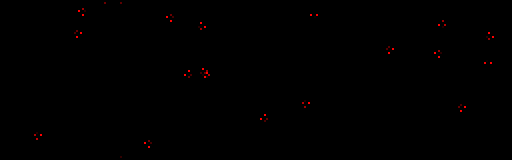
Frame 1 (no input)
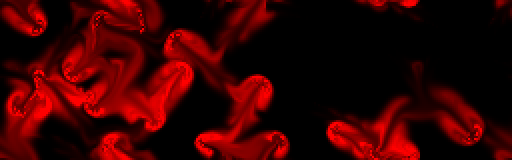
Frame 60 (the mouse pressed at the canvas centre just before this capture)
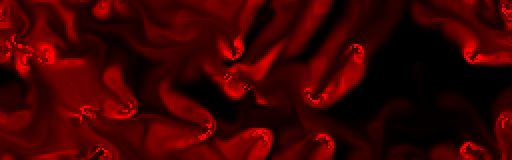
Frame 120 (the mouse held since frame 60 and released just before this capture)

The Processing sketch that drew these frames (run headless with seeded random() and noise(); from frame 60 on, the mouse is pressed at the canvas centre):

// Processing sketch: processing_52238
// ── processing_52238.pde

//////////////////////////////////
// Bus Tops Fluid
//////////////////////////////////
// copyright: Daniel Erickson 2012
float[][] xvels;
float[][] yvels;
float[][] dens;
float SCALE = 0.09;
float DIFFUSE = 0.001;
float MOUSE_MULTIPLIER = 4;
float SPEED = 5;
float DENSITY_SPEED = 20;
int PIXELS = 2;
int WIDTH;
int HEIGHT;

PVector[] ball_pos;
PVector[] ball_vel;
int N = 20;
void setup() {
    //do not change, this is fixed for LED screens.
    size(512, 160);
    //do not change, this is the refresh rate of LEDs.
    frameRate(8);
    
    noStroke();
 
    WIDTH = width/PIXELS;
    HEIGHT = height/PIXELS;
    xvels = new float[WIDTH][HEIGHT];
    yvels = new float[WIDTH][HEIGHT];
    dens = new float[WIDTH][HEIGHT];
    for (int x=0; x<WIDTH; x++) {
        for (int y=0; y<HEIGHT; y++) {
            xvels[x][y] = 0;
            yvels[x][y] = 0;
            dens[x][y] = 0;
        }
    }
    
    ball_pos = new PVector[N];
    ball_vel = new PVector[N];
    for (int i=0; i<N/2; i++) {
        float velx = random(-1, 1);
        float vely = random(-1, 1);
        ball_pos[i] = new PVector(random(WIDTH), random(HEIGHT));
        ball_vel[i] = new PVector(velx, vely);
        ball_vel[i].normalize();
        ball_pos[i+N/2] = new PVector(random(WIDTH), random(HEIGHT));
        ball_vel[i+N/2] = new PVector(-velx, -vely);
        ball_vel[i+N/2].normalize();
    }
}

void draw() {
    background(0); //keep background black (LEDs are brightness based)
    fill(255,0,0);   //LEDs are on the scale of red
    
    /*for(int i=0; i<3; i++) {
      int x = (int)random(WIDTH);
      int y = (int)random(HEIGHT);
      dens[x][y] += 10;
      xvels[x][y] = random(-5, 5);
      yvels[x][y] = random(-5, 5);
    }*/
    for (int i=0; i<N; i++) {
        PVector ball = ball_pos[i];
        PVector vel = ball_vel[i];
        ball.add(vel);
        if (ball.x < 0) {
            ball.x += WIDTH;
        }
        if (ball.x >= WIDTH) {
            ball.x -= WIDTH;
        }
        if (ball.y < 0) {
            ball.y += HEIGHT;
        }
        if (ball.y >= HEIGHT) {
            ball.y -= HEIGHT;
        }
        dens[(int)ball.x][(int)ball.y] = 3;
        xvels[(int)ball.x][(int)ball.y] = vel.x*3;
        yvels[(int)ball.x][(int)ball.y] = vel.y*3;
    }
    
    update(0.3);
    
    for (int x=0; x<WIDTH; x++) {
        for (int y=0; y<HEIGHT; y++) {
            fill(255.0*dens[x][y], 0, 0);
            rect(x*PIXELS, y*PIXELS, (x+1)*PIXELS, (y+1)*PIXELS);
        }
    }
}
 
 
float sample(float[][] arr, int x, int y) {
    int w = WIDTH;
    int h = HEIGHT;
    return arr[(x + w) % w][(y + h) % h];
}
 
float sample_surrounding(float[][] arr, float x, float y) {
    float w = WIDTH-1;
    float h = HEIGHT-1;
    x = (x + 3*w) % w;
    y = (y + 3*h) % h;
    int fx = floor(x);
    int fy = floor(y);
    int cx = fx+1;
    int cy = fy+1;
    float wx1 = cx - x;
    float wx2 = x - fx;
    float wy1 = cy - y;
    float wy2 = y - fy;
     
    return  arr[fx][fy] * wx1*wy1 +
            arr[fx][cy] * wx1*wy2 +
            arr[cx][fy] * wx2*wy1 +
            arr[cx][cy] * wx2*wy2;
}

float[][] lin_solve(float[][] arr, float wsurrounding, float drag) {
    float[][] ret = new float[WIDTH][HEIGHT];
    float wcenter = drag-(wsurrounding*4);
    for (int x=0; x<WIDTH; x++) {
        for (int y=0; y<HEIGHT; y++) {
            ret[x][y] = wcenter*sample(arr, x, y) +
                          wsurrounding*sample(arr, x, y-1) +
                          wsurrounding*sample(arr, x, y+1) +
                          wsurrounding*sample(arr, x-1, y) +
                          wsurrounding*sample(arr, x+1, y);
        }
    };
    return ret;
}

float[][] diffuse(float[][] arr, float dt, float drag) {
    return lin_solve(arr, dt*DIFFUSE, drag);
}

void project(float[][] xarr, float[][] yarr, float dt) {
    float[][] proj = new float[WIDTH][HEIGHT];
     
    for (int x=0; x<WIDTH; x++) {
        for (int y=0; y<HEIGHT; y++) {
            proj[x][y] = -0.5 * ((sample(xarr, x+1, y) - sample(xarr, x-1, y)) +
                                 (sample(yarr, x, y+1) - sample(yarr, x, y-1)));
        }
    }
    
    proj = lin_solve(proj, 0.1, 1);
     
    for (int x=0; x<WIDTH; x++) {
        for (int y=0; y<HEIGHT; y++) {
            xarr[x][y] += -0.5 * (sample(proj, x+1, y) - sample(proj, x-1, y));
            yarr[x][y] += -0.5 * (sample(proj, x, y+1) - sample(proj, x, y-1));
        }
    }
}

void update(float dt) {
    float[][] xvels1 = new float[WIDTH][HEIGHT];
    float[][] yvels1 = new float[WIDTH][HEIGHT];
    float[][] dens1 = new float[WIDTH][HEIGHT];
     
    xvels = diffuse(xvels, dt, 0.995);
    yvels = diffuse(yvels, dt, 0.995);
    dens = diffuse(dens, dt, 0.98);
    
    project(xvels, yvels, dt);
     
    // advect
    for (int x=0; x<WIDTH; x++) {
        for (int y=0; y<HEIGHT; y++) {
            xvels1[x][y] = sample_surrounding(xvels, (float)x-xvels[x][y]*dt*SPEED, (float)y-yvels[x][y]*dt*SPEED);
            yvels1[x][y] = sample_surrounding(yvels, (float)x-xvels[x][y]*dt*SPEED, (float)y-yvels[x][y]*dt*SPEED);
            dens1[x][y] = sample_surrounding(dens, (float)x-xvels[x][y]*dt*DENSITY_SPEED, (float)y-yvels[x][y]*dt*DENSITY_SPEED);
        }
    }
    
    project(xvels1, yvels1, dt);
    
    xvels = xvels1;
    yvels = yvels1;
    dens = dens1;
}
